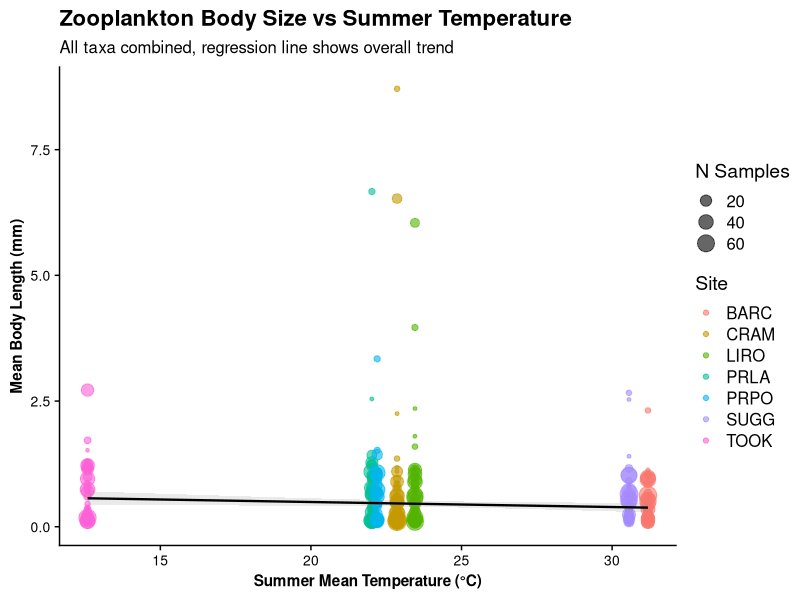
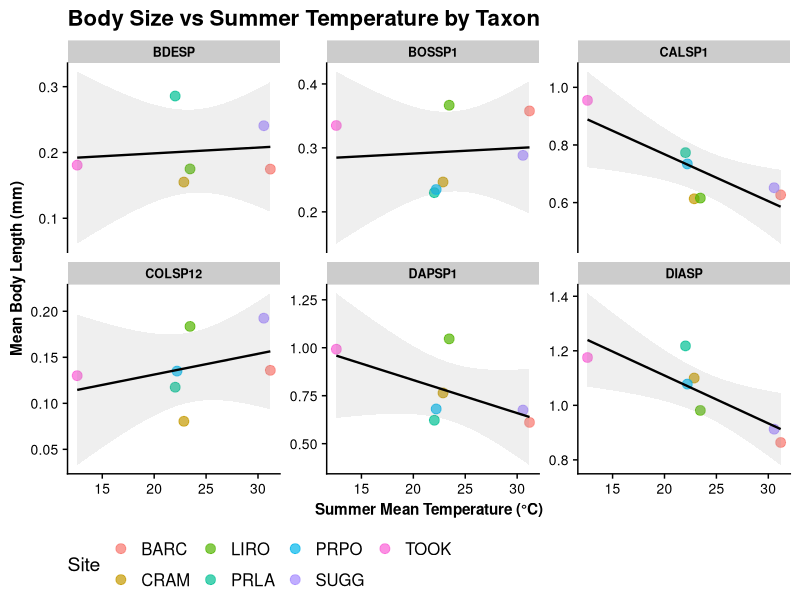
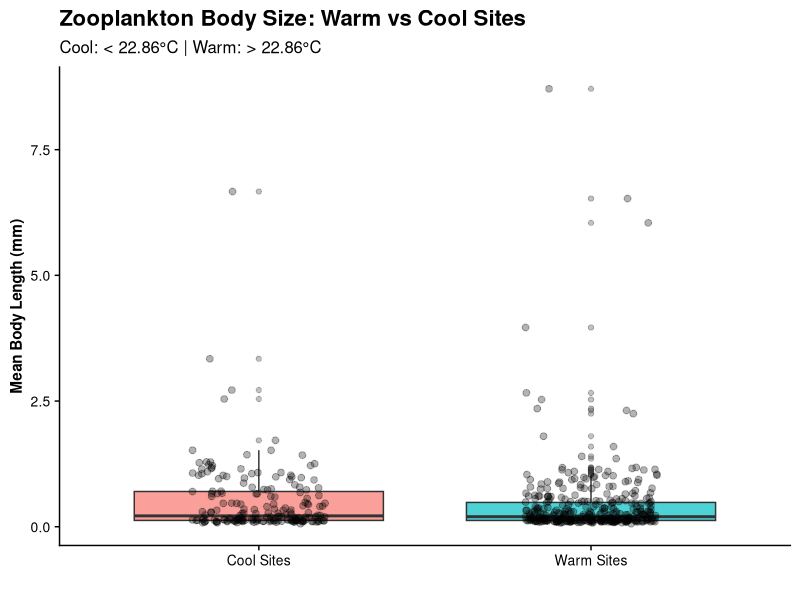
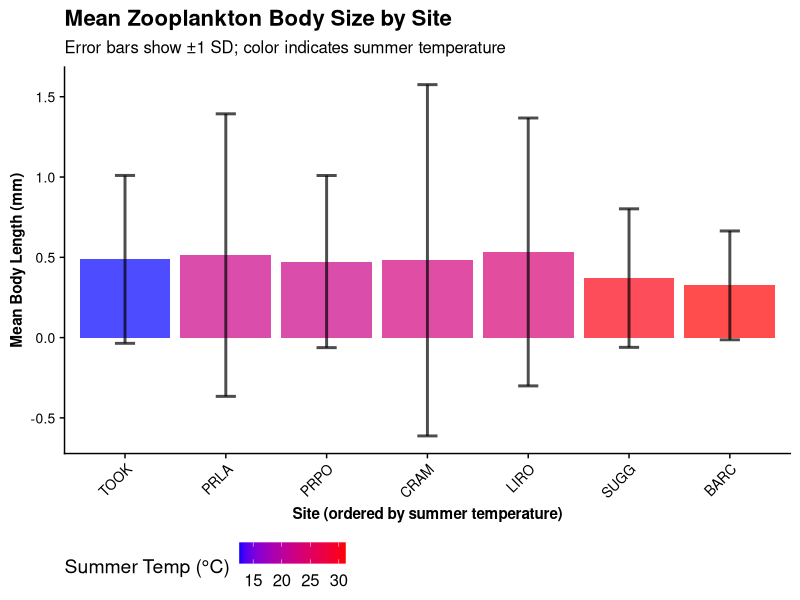
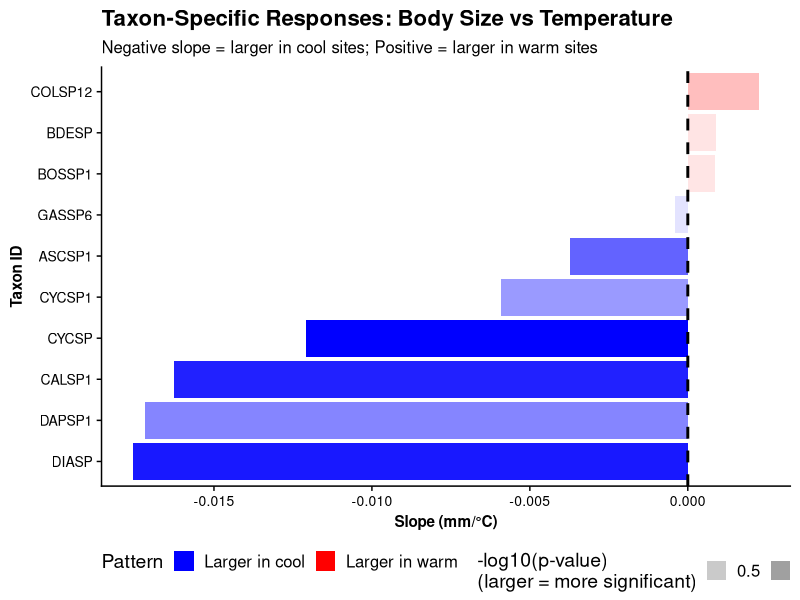

Recreate these plots in R, in order.
# Zooplankton Body Size vs Summer Temperature by Site
# Purpose: Test hypothesis - are zooplankton larger in cooler lakes?
# Analysis: Body size across sites compared to site-specific summer temperatures
# Date: 2026-05-02

library(tidyverse)
library(readr)
library(lubridate)
library(cowplot)

# Create stats-tables directory if it doesn't exist
if (!dir.exists("stats-tables")) {
  dir.create("stats-tables", showWarnings = FALSE)
  cat("Created stats-tables directory\n\n")
}

# ============================================================================
# Part 1: Load and Prepare Data
# ============================================================================

cat("Loading zooplankton body size data...\n")

zoo_body_size <- read_csv("data-processed/zooplankton_body_size_summary_adults_2014_2026.csv")

cat("Body size data loaded:\n")
cat("  Records:", nrow(zoo_body_size), "\n")
cat("  Taxa:", n_distinct(zoo_body_size$taxonID), "\n")
cat("  Sites:", n_distinct(zoo_body_size$siteID), "\n\n")

cat("Loading summer temperature data...\n")

# Load raw temperature to calculate summer temps
temp_raw <- read_csv("data-raw/NEON_daily_summaries/NEON_daily_temp_stats_lake_tchain.csv")

temp_data <- temp_raw |>
  mutate(
    date = as.Date(date),
    year = year(date),
    month = month(date)
  ) |>
  filter(month %in% c(6, 7, 8))  # Summer only

# Calculate mean summer temperature by site (across all years)
summer_temp_by_site <- temp_data |>
  group_by(siteID) |>
  summarise(
    summer_temp_mean = mean(meanTemp, na.rm = TRUE),
    summer_temp_sd = sd(meanTemp, na.rm = TRUE),
    n_summer_days = n(),
    .groups = "drop"
  ) |>
  arrange(siteID)

cat("Summer temperature summary:\n")
print(summer_temp_by_site)
cat("\n")

# Focus on zooplankton sites
zoo_sites <- c("BARC", "CRAM", "LIRO", "PRLA", "PRPO", "SUGG", "TOOK")

# Prepare body size data by site-taxon combination
body_size_by_site_taxon <- zoo_body_size |>
  filter(siteID %in% zoo_sites) |>
  group_by(siteID, taxonID) |>
  summarise(
    mean_length = mean(mean_body_length, na.rm = TRUE),
    max_length = mean(max_body_length, na.rm = TRUE),
    count_per_liter = mean(count_per_liter, na.rm = TRUE),
    n_samples = n(),
    .groups = "drop"
  ) |>
  left_join(summer_temp_by_site, by = "siteID")

cat("Body size by site-taxon combinations:\n")
cat("  Records:", nrow(body_size_by_site_taxon), "\n")
cat("  Unique taxa:", n_distinct(body_size_by_site_taxon$taxonID), "\n\n")

# ============================================================================
# Part 2: Overall Correlation - Body Size vs Summer Temperature
# ============================================================================

cat("Testing overall relationship: Body size vs summer temperature...\n\n")

# Remove NAs for correlation
data_complete <- body_size_by_site_taxon |>
  filter(!is.na(mean_length) & !is.na(summer_temp_mean))

cat("Sample size:", nrow(data_complete), "site-taxon combinations\n")

# Overall correlation
overall_cor <- cor(data_complete$summer_temp_mean, data_complete$mean_length, use = "complete.obs")
overall_lm <- lm(mean_length ~ summer_temp_mean, data = data_complete)
overall_summary <- summary(overall_lm)

# Save overall results
overall_results <- data.frame(
  model = "Mean Body Length ~ Summer Temperature (all taxa)",
  n_observations = nrow(data_complete),
  intercept = overall_lm$coefficients[1],
  slope = overall_lm$coefficients[2],
  r_squared = overall_summary$r.squared,
  adj_r_squared = overall_summary$adj.r.squared,
  p_value = overall_summary$coefficients[2, 4],
  correlation = overall_cor,
  pattern = if_else(overall_lm$coefficients[2] < 0, "Larger in cool sites", "Larger in warm sites")
)

write_csv(overall_results, "stats-tables/overall_body_size_temp_regression.csv")
cat("✓ Saved: stats-tables/overall_body_size_temp_regression.csv\n\n")

# ============================================================================
# Part 3: Correlation by Taxon
# ============================================================================

cat("Analyzing body size-temperature relationships by taxon...\n\n")

# Get top taxa by frequency
top_taxa <- body_size_by_site_taxon |>
  group_by(taxonID) |>
  summarise(n = n(), .groups = "drop") |>
  arrange(desc(n)) |>
  head(10) |>
  pull(taxonID)

cat("Testing top 10 taxa by frequency\n\n")

taxon_results <- list()

for (taxon in top_taxa) {
  taxon_data <- body_size_by_site_taxon |>
    filter(taxonID == taxon, !is.na(mean_length), !is.na(summer_temp_mean))

  if (nrow(taxon_data) >= 3) {  # Need at least 3 points for meaningful correlation
    taxon_lm <- lm(mean_length ~ summer_temp_mean, data = taxon_data)
    taxon_summary <- summary(taxon_lm)
    taxon_cor <- cor(taxon_data$summer_temp_mean, taxon_data$mean_length)

    slope <- taxon_lm$coefficients[2]
    pval <- taxon_summary$coefficients[2, 4]
    r_sq <- taxon_summary$r.squared
    n_sites <- nrow(taxon_data)
    intercept <- taxon_lm$coefficients[1]

    taxon_results[[taxon]] <- data.frame(
      taxonID = taxon,
      n_sites = n_sites,
      intercept = intercept,
      slope = slope,
      r_squared = r_sq,
      p_value = pval,
      correlation = taxon_cor,
      pattern = if_else(slope < 0, "Larger in cool", "Larger in warm"),
      significant = if_else(pval < 0.05, "Yes", "No")
    )
  }
}

taxon_summary_df <- bind_rows(taxon_results) |>
  arrange(slope)

write_csv(taxon_summary_df, "stats-tables/taxon_body_size_temp_regressions.csv")
cat("✓ Saved: stats-tables/taxon_body_size_temp_regressions.csv\n\n")

# ============================================================================
# Part 4: Site-level Analysis
# ============================================================================

cat("Summarizing body size and temperature by site...\n\n")

body_size_by_site <- body_size_by_site_taxon |>
  filter(!is.na(mean_length)) |>
  group_by(siteID) |>
  summarise(
    mean_body_length = mean(mean_length, na.rm = TRUE),
    sd_body_length = sd(mean_length, na.rm = TRUE),
    min_body_length = min(mean_length, na.rm = TRUE),
    max_body_length = max(mean_length, na.rm = TRUE),
    n_taxa = n(),
    summer_temp_mean = first(summer_temp_mean),
    summer_temp_sd = first(summer_temp_sd),
    .groups = "drop"
  ) |>
  arrange(desc(summer_temp_mean))

write_csv(body_size_by_site, "stats-tables/body_size_summary_by_site.csv")
cat("✓ Saved: stats-tables/body_size_summary_by_site.csv\n\n")

# ============================================================================
# Part 5: Create Visualizations
# ============================================================================

cat("\n\nCreating visualizations...\n\n")

theme_set(theme_cowplot() +
  theme(
    axis.text = element_text(size = 10),
    axis.title = element_text(size = 11, face = "bold"),
    strip.text = element_text(size = 9, face = "bold"),
    legend.position = "bottom"
  ))

# Plot 1: Scatter plot - all taxa combined, by site
p1_overall <- data_complete |>
  ggplot(aes(x = summer_temp_mean, y = mean_length, color = siteID, size = n_samples)) +
  geom_point(alpha = 0.6) +
  geom_smooth(method = "lm", se = TRUE, color = "black", alpha = 0.2, size = 0.8) +
  labs(
    title = "Zooplankton Body Size vs Summer Temperature",
    x = "Summer Mean Temperature (°C)",
    y = "Mean Body Length (mm)",
    color = "Site",
    size = "N Samples",
    subtitle = "All taxa combined, regression line shows overall trend"
  ) +
  theme(legend.position = "right")

ggsave("figures/body_size_vs_summer_temp_overall.png", p1_overall, width = 11, height = 7, dpi = 300)
cat("✓ Saved: figures/body_size_vs_summer_temp_overall.png\n")

# Plot 2: Faceted by taxon (top 6 taxa)
top_6_taxa <- taxon_summary_df |> slice(c(1:3, (n()-2):n())) |> pull(taxonID)

p2_by_taxon <- data_complete |>
  filter(taxonID %in% top_6_taxa) |>
  ggplot(aes(x = summer_temp_mean, y = mean_length, color = siteID)) +
  geom_point(size = 3, alpha = 0.7) +
  geom_smooth(method = "lm", se = TRUE, color = "black", alpha = 0.15, size = 0.8) +
  facet_wrap(~taxonID, scales = "free_y", ncol = 3) +
  labs(
    title = "Body Size vs Summer Temperature by Taxon",
    x = "Summer Mean Temperature (°C)",
    y = "Mean Body Length (mm)",
    color = "Site"
  ) +
  theme(legend.position = "bottom")

ggsave("figures/body_size_vs_summer_temp_by_taxon.png", p2_by_taxon, width = 14, height = 8, dpi = 300)
cat("✓ Saved: figures/body_size_vs_summer_temp_by_taxon.png\n")

# Plot 3: Body size distribution at warm vs cool sites
cool_warm_threshold <- median(body_size_by_site_taxon$summer_temp_mean, na.rm = TRUE)

p3_warm_cool <- body_size_by_site_taxon |>
  filter(!is.na(mean_length), !is.na(summer_temp_mean)) |>
  mutate(
    site_type = if_else(summer_temp_mean < cool_warm_threshold, "Cool Sites", "Warm Sites")
  ) |>
  ggplot(aes(x = site_type, y = mean_length, fill = site_type)) +
  geom_boxplot(alpha = 0.7, outlier.alpha = 0.3) +
  geom_jitter(width = 0.2, alpha = 0.3, size = 2) +
  labs(
    title = "Zooplankton Body Size: Warm vs Cool Sites",
    x = "",
    y = "Mean Body Length (mm)",
    subtitle = sprintf("Cool: < %.2f°C | Warm: > %.2f°C", cool_warm_threshold, cool_warm_threshold)
  ) +
  theme(legend.position = "none")

ggsave("figures/body_size_warm_vs_cool_sites.png", p3_warm_cool, width = 10, height = 7, dpi = 300)
cat("✓ Saved: figures/body_size_warm_vs_cool_sites.png\n")

# Plot 4: Mean body size by site (ordered by temperature)
p4_by_site <- body_size_by_site |>
  mutate(siteID = fct_reorder(siteID, summer_temp_mean)) |>
  ggplot(aes(x = siteID, y = mean_body_length, fill = summer_temp_mean)) +
  geom_col(alpha = 0.7) +
  geom_errorbar(aes(ymin = mean_body_length - sd_body_length,
                    ymax = mean_body_length + sd_body_length),
                width = 0.2, alpha = 0.7, size = 1) +
  scale_fill_gradient(low = "blue", high = "red", name = "Summer Temp (°C)") +
  labs(
    title = "Mean Zooplankton Body Size by Site",
    x = "Site (ordered by summer temperature)",
    y = "Mean Body Length (mm)",
    subtitle = "Error bars show ±1 SD; color indicates summer temperature"
  ) +
  theme(axis.text.x = element_text(angle = 45, hjust = 1))

ggsave("figures/body_size_by_site_temp_gradient.png", p4_by_site, width = 11, height = 7, dpi = 300)
cat("✓ Saved: figures/body_size_by_site_temp_gradient.png\n")

# Plot 5: Taxon-specific patterns (slope comparison)
if (nrow(taxon_summary_df) > 0) {
  p5_taxon_slopes <- taxon_summary_df |>
    mutate(taxonID = fct_reorder(taxonID, slope)) |>
    ggplot(aes(x = taxonID, y = slope, fill = pattern, alpha = -log10(p_value))) +
    geom_col() +
    geom_hline(yintercept = 0, linetype = "dashed", color = "black", size = 1) +
    scale_fill_manual(
      values = c("Larger in cool" = "blue", "Larger in warm" = "red"),
      name = "Pattern"
    ) +
    coord_flip() +
    labs(
      title = "Taxon-Specific Responses: Body Size vs Temperature",
      x = "Taxon ID",
      y = "Slope (mm/°C)",
      alpha = "-log10(p-value)\n(larger = more significant)",
      subtitle = "Negative slope = larger in cool sites; Positive = larger in warm sites"
    )

  ggsave("figures/taxon_body_size_slopes.png", p5_taxon_slopes, width = 12, height = 8, dpi = 300)
  cat("✓ Saved: figures/taxon_body_size_slopes.png\n")
}

# ============================================================================
# Part 6: Summary Statistics and Save
# ============================================================================

cat("Creating analysis summary...\n\n")

# Create summary table
n_cool_larger <- sum(taxon_summary_df$slope < 0, na.rm = TRUE)
n_warm_larger <- sum(taxon_summary_df$slope > 0, na.rm = TRUE)
sig_taxa <- sum(taxon_summary_df$significant == "Yes", na.rm = TRUE)

summary_stats <- data.frame(
  metric = c(
    "Overall slope (mm per °C)",
    "Overall R-squared",
    "Overall p-value",
    "Pattern",
    "Taxon sample size",
    "Taxa larger in cool sites",
    "Taxa larger in warm sites",
    "Significant taxa (p<0.05)"
  ),
  value = c(
    round(overall_lm$coefficients[2], 6),
    round(overall_summary$r.squared, 4),
    format(overall_summary$coefficients[2, 4], scientific = TRUE),
    overall_results$pattern,
    nrow(taxon_summary_df),
    n_cool_larger,
    n_warm_larger,
    sig_taxa
  )
)

write_csv(summary_stats, "stats-tables/analysis_summary.csv")
cat("✓ Saved: stats-tables/analysis_summary.csv\n\n")

cat("================================\n")
cat("ANALYSIS COMPLETE\n")
cat("================================\n")
cat("Statistical results saved to stats-tables/:\n")
cat("  - overall_body_size_temp_regression.csv\n")
cat("  - taxon_body_size_temp_regressions.csv\n")
cat("  - body_size_summary_by_site.csv\n")
cat("  - analysis_summary.csv\n\n")
cat("Figures saved to figures/\n\n")
